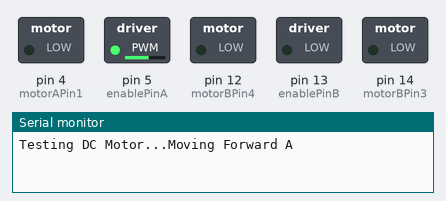
Bench run of a sketch on a simulated Arduino Uno, built with avr-gcc and run on an emulated ATmega328P. Shown: switched loads named in the sketch (green lamp = pin HIGH), the last lines printed to the serial monitor. Pins used as bus, display or sensor lines are not drawn.

Above: at 0.1 s.
At 6.1 s:
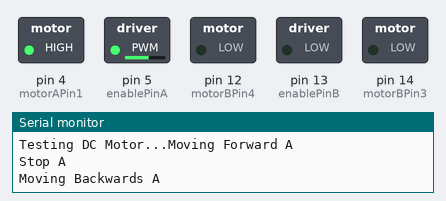
At 15.1 s:
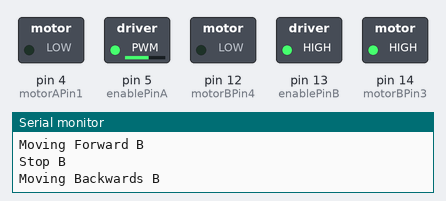
At 24.1 s:
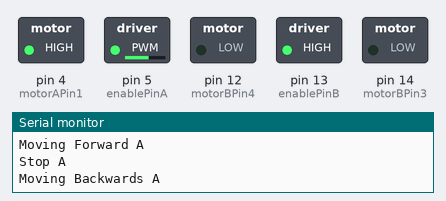
At 27.1 s:
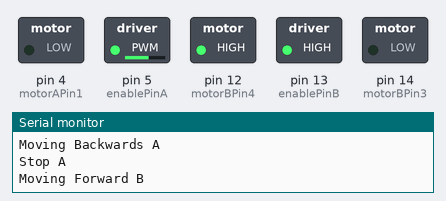
At 36.1 s:
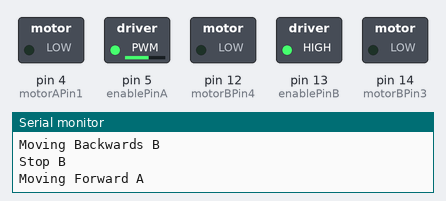
Timing chart, 0 to 37.6 s (numbered marks = the images above):
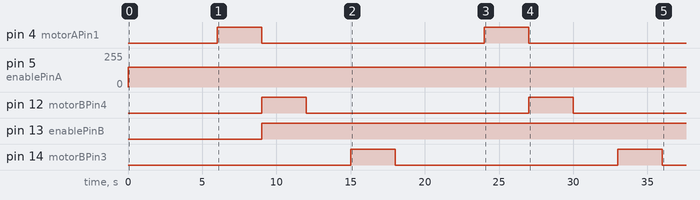

Measured:
- by itself, pin 4 (motorAPin1), pin 12 (motorBPin4), pin 14 (motorBPin3): alternates HIGH for 3.0 s and LOW for 15.0 s
- by itself, pin 5 (enablePinA): 0/255 → 150/255 at 0.00 s
- by itself, pin 13 (enablePinB): LOW → HIGH at 9.0 s

The sketch:

MVP-Rober_III_not_network.ino
```cpp
/*********
  L298N Dual H-Bridge
*********/

#define SpeedA 150
#define SpeedB 150

// Motor A
int enablePinA = 5; // D1
int motorAPin1 = 4; // D2
int motorAPin2 = 0; // D3

// Motor B
int motorBPin3 = 14; // D5
int motorBPin4 = 12; // D6
int enablePinB = 13; // D7


void setup() {
  Serial.begin(115200);

  // sets the pins as outputs:
  pinMode(motorAPin1, OUTPUT);
  pinMode(motorAPin2, OUTPUT);
  pinMode(enablePinA, OUTPUT);

  pinMode(motorBPin3, OUTPUT);
  pinMode(motorBPin4, OUTPUT);
  pinMode(enablePinB, OUTPUT);

  // testing
  Serial.print("Testing DC Motor...");


}

void loop() {
  // Motor A
  forwardA();
  delay(3000);
  stopA();
  delay(3000);
  backwardA();
  delay(3000);
  stopA();

    // Motor B
  forwardB();
  delay(3000);
  stopB();
  delay(3000);
  backwardB();
  delay(3000);
  stopB();


}

void forwardA() {
  Serial.println("Moving Forward A");
  digitalWrite(motorAPin1, LOW);
  digitalWrite(motorAPin2, HIGH);
  analogWrite(enablePinA,SpeedA);
}

void forwardB() {
  Serial.println("Moving Forward B");
  digitalWrite(motorBPin3, LOW);
  digitalWrite(motorBPin4, HIGH);
  analogWrite(enablePinB,SpeedB);
}

void backwardA() {
  Serial.println("Moving Backwards A");
  digitalWrite(motorAPin1, HIGH);
  digitalWrite(motorAPin2, LOW);
  analogWrite(enablePinA,SpeedA);
}

void backwardB() {
  Serial.println("Moving Backwards B");
  digitalWrite(motorBPin3, HIGH);
  digitalWrite(motorBPin4, LOW);
  analogWrite(enablePinB,SpeedB);
}

void stopA(){
  Serial.println("Stop A");
  digitalWrite(motorAPin1, LOW);
  digitalWrite(motorAPin2, LOW);
}

void stopB(){
  Serial.println("Stop B");
  digitalWrite(motorBPin3, LOW);
  digitalWrite(motorBPin4, LOW);
}
```
